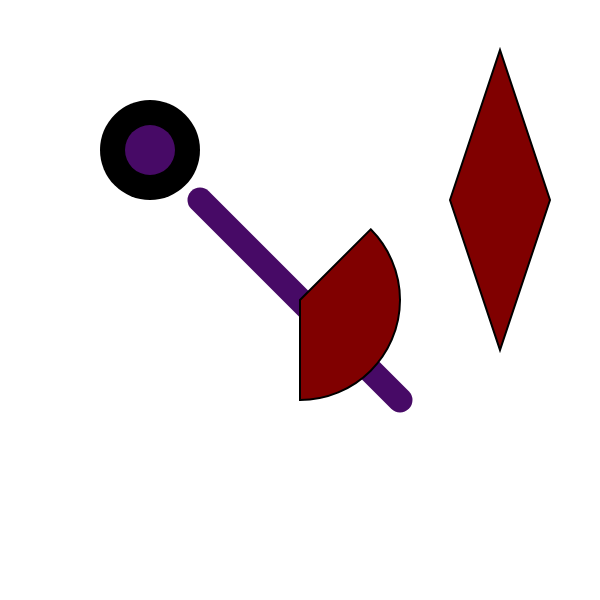
Frame 1 (no input)
Frame 60 (no input): identical to frame 1, image omitted
Frame 120 (the mouse pressed at the canvas centre since frame 60): identical to frame 1, image omitted

The p5.js sketch that drew this single still picture (run headless with seeded random() and noise() and a simulated clock; from frame 60 on, the mouse is pressed at the canvas centre):

// p5.js sketch
// ── sketch.js
function setup() {
  createCanvas(600, 600);
  colorMode(HSB,360,100,100);
  angleMode(DEGREES);
}

function draw() {
  background(220);
  noStroke();
  fill('black');
  circle(150,150,100);
  fill(280,90,40);
  circle(150,150,50);

  stroke(280,90,40);
  strokeWeight(25);
  line(200,200,400,400);

  stroke(0);
  strokeWeight(2);
  fill(0,100,50,1);
  //noFill();
  arc(300,300,200,200,-45,90, PIE);

  beginShape();
    vertex(450,200);
    vertex(500,50);
    vertex(550,200);
    vertex(500,350);
  endShape(CLOSE);
}
